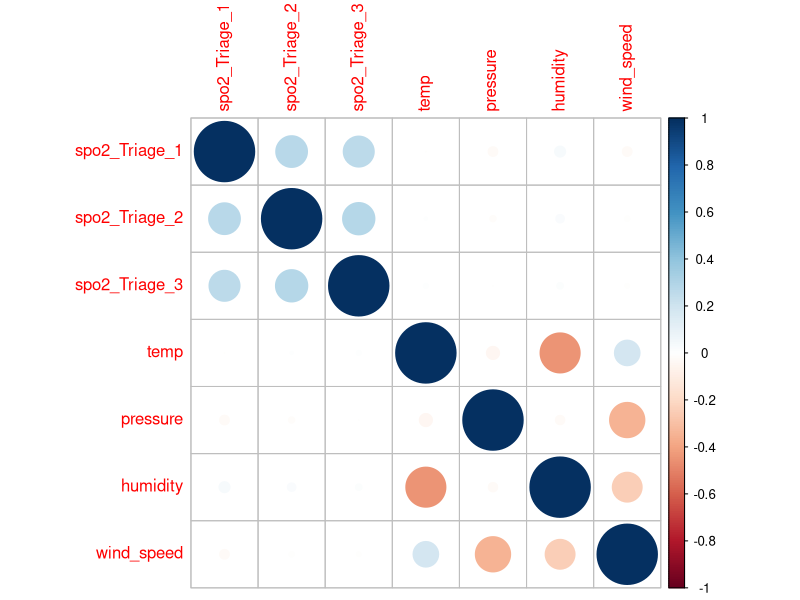
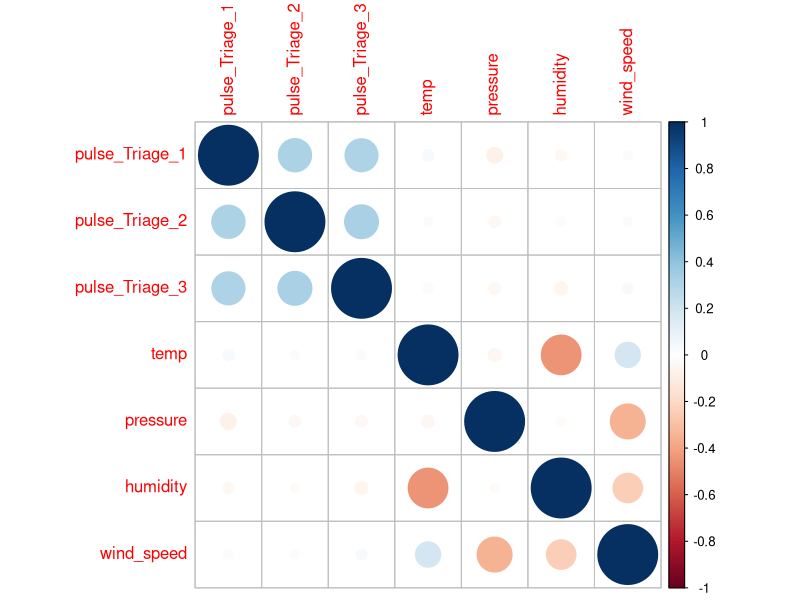
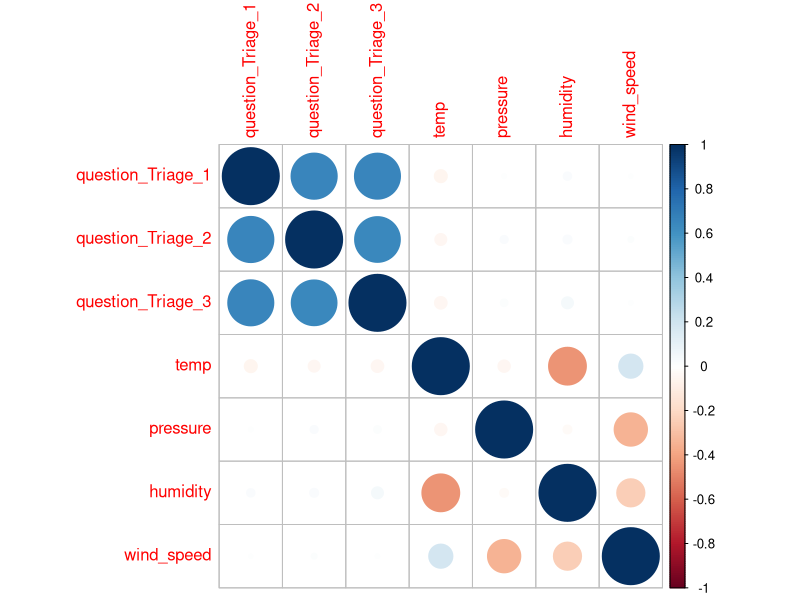
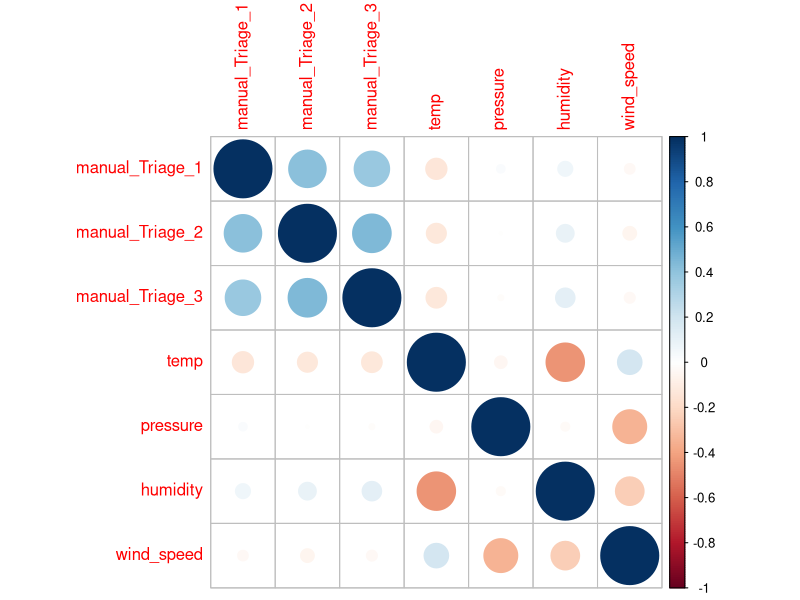

The R script that drew these images, in order:
all_data = read.csv("./Basel/Patients_and_Weather_w_history.csv")
interesting_columns_patient = c("SO2", "Pulse", "Q1", "Q2", "Q3", "Q4", "Q5", "Q6", "Q7", "CQ1", "CQ2",
                                "CQ3", "CQ4", "CQ5", "CQ6", "CQ7", "CQ8",
                                "question_Triage", "pulse_Triage", "spo2_Triage", "manual_Triage",
                                "SpO2ReferenceValue", "PulseReferenceValue",
                                "SpO2RedLimitVariation", "SpO2YellowLimitVariation",
                                "PulseRedLimitUpper", "PulseRedLimitLower", "PulseRedLimitVariation",
                                "PulseYellowLimitVariation")
interesting_columns_weather = c("temp", "pressure",
                                "humidity", "wind_speed", "wind_deg", "rain_1h", "rain_3h", "rain_24h",
                                "rain_today", "snow_1h", "snow_3h", "snow_24h", "snow_today",
                                "clouds_all")


# =================== MANUAL TRIAGE ==============================================
man.hist <- lm(manual_Triage ~ manual_Triage_1 + manual_Triage_2 + manual_Triage_3 + manual_Triage_4,
               data = all_data, na.action=na.exclude)
summary(man.hist)

man.hist.weather <- lm(manual_Triage ~ manual_Triage_1 + manual_Triage_2 + manual_Triage_3 + manual_Triage_4+
                    temp + pressure + humidity + wind_speed,
               data = all_data, na.action=na.exclude)
summary(man.hist.weather)

man.weather <- lm(manual_Triage ~ temp + pressure + humidity + wind_speed,
               data = all_data, na.action=na.exclude)
summary(man.weather)




# =================== QUESTION TRIAGE ==============================================
quest.hist <- lm(question_Triage ~ question_Triage_1 + question_Triage_2 + question_Triage_3 + question_Triage_4,
               data = all_data, na.action=na.exclude)
summary(quest.hist)

quest.hist.weather <- lm(question_Triage ~ question_Triage_1 + question_Triage_2 + question_Triage_3 + question_Triage_4+
                         temp + pressure + humidity + wind_speed,
                       data = all_data, na.action=na.exclude)
summary(quest.hist.weather)

quest.weather <- lm(question_Triage ~ temp + pressure + humidity + wind_speed,
                  data = all_data, na.action=na.exclude)
summary(quest.weather)




# =================== PULSE TRIAGE ==============================================
spo2.hist <- lm(pulse_Triage ~ pulse_Triage_1 + pulse_Triage_2 + pulse_Triage_3 + pulse_Triage_4,
               data = all_data, na.action=na.exclude)
summary(spo2.hist)

spo2.hist.weather <- lm(pulse_Triage ~ pulse_Triage_1 + pulse_Triage_2 + pulse_Triage_3 + pulse_Triage_4+
                         temp * pressure * humidity + wind_speed,
                       data = all_data, na.action=na.exclude)
summary(spo2.hist.weather)

spo2.weather <- lm(pulse_Triage ~ temp + pressure + humidity + wind_speed,
                  data = all_data, na.action=na.exclude)
summary(spo2.weather)




# =================== SPO2 TRIAGE ==============================================
spo2.hist <- lm(spo2_Triage ~ spo2_Triage_1 + spo2_Triage_2 + spo2_Triage_3 + spo2_Triage_4,
               data = all_data, na.action=na.exclude)
summary(spo2.hist)

spo2.hist.weather <- lm(spo2_Triage ~ spo2_Triage_1 + spo2_Triage_2 + spo2_Triage_3 + spo2_Triage_4+
                         temp + pressure + humidity + wind_speed,
                       data = all_data, na.action=na.exclude)
summary(spo2.hist.weather)

spo2.weather <- lm(spo2_Triage ~ temp + pressure + humidity + wind_speed,
                  data = all_data, na.action=na.exclude)
summary(spo2.weather)


# Well, the weather does not influence as much as history.
# If history is taken into account, the weather lose significance.

# Perhaps, we can write up as is.
install.packages("corrplot")
library(corrplot)

spo2.corr <- cor(all_data[c("spo2_Triage_1","spo2_Triage_2","spo2_Triage_3",
                            "temp","pressure","humidity","wind_speed")], use = "pairwise.complete.obs")
corrplot(spo2.corr, method="circle")


pulse.corr <- cor(all_data[c("pulse_Triage_1","pulse_Triage_2","pulse_Triage_3",
                            "temp","pressure","humidity","wind_speed")], use = "pairwise.complete.obs")
corrplot(pulse.corr, method="circle")


quest.corr <- cor(all_data[c("question_Triage_1","question_Triage_2","question_Triage_3",
                             "temp","pressure","humidity","wind_speed")], use = "pairwise.complete.obs")
corrplot(quest.corr, method="circle")

man.corr <- cor(all_data[c("manual_Triage_1","manual_Triage_2","manual_Triage_3",
                             "temp","pressure","humidity","wind_speed")], use = "pairwise.complete.obs")
corrplot(man.corr, method="circle")




# Temperature, pressure, humidity - everything.
